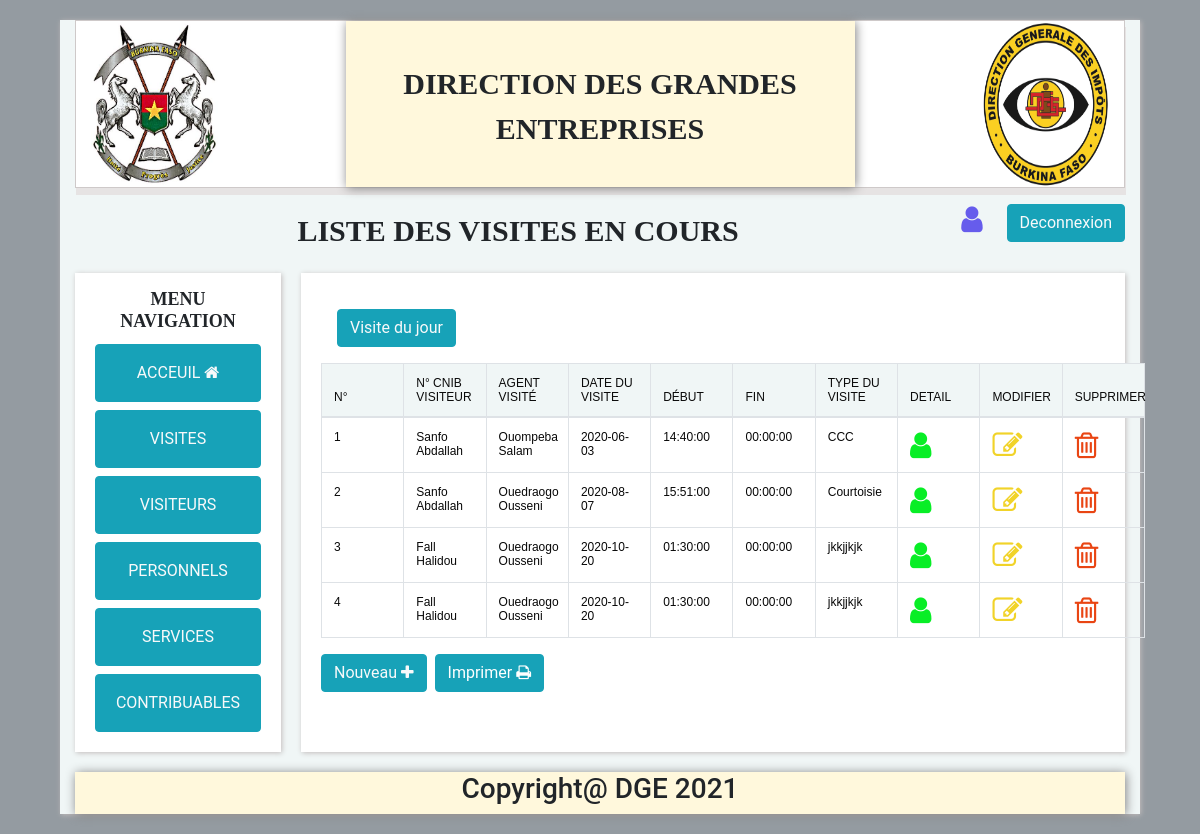
Screenshot of /view/visite/visitCours.php with the database file from the repository.
### tables this page shows
CREATE TABLE `visite` (
  `idVisites` int(11) NOT NULL,
  `Idservice` int(11) NOT NULL,
  `MllePersonnel` varchar(254) DEFAULT NULL,
  `numCnib` varchar(254) DEFAULT NULL,
  `DateVisite` date DEFAULT NULL,
  `DebutVisites` time DEFAULT NULL,
  `FinVisites` time DEFAULT '00:00:00',
  `TypeVisites` varchar(254) DEFAULT NULL,
  `ObsVisites` varchar(254) DEFAULT NULL
);

CREATE TABLE `visiteurs` (
  `numCnib` varchar(254) NOT NULL,
  `numIfu` varchar(254) DEFAULT NULL,
  `NomVisiteurs` varchar(254) DEFAULT NULL,
  `PrenomVisiteurs` varchar(254) DEFAULT NULL,
  `TelVisiteurs` int(11) DEFAULT NULL,
  `PhotoVisiteur` varchar(254) DEFAULT NULL
);

CREATE TABLE `personnel` (
  `MllePersonnel` varchar(254) NOT NULL,
  `IdService` int(11) NOT NULL,
  `NomPersonnel` varchar(254) DEFAULT NULL,
  `PrenomPersonnel` varchar(254) DEFAULT NULL,
  `Emploie` varchar(254) DEFAULT NULL,
  `Categorie` varchar(254) DEFAULT NULL
);

### class/VisiteManager.class.php (called while the page is built, shortened)
<?php
class VisiteManager
{
  private $_db;
   public function __construct($db)
   {
       $this->_db=$db;
   }
   public function VisitCours()
   {
     $visite=[];
     $sql=$this->_db->query("SELECT * FROM visite WHERE FinVisites='00:00:00'");
     $rows=$sql->fetchAll();
     foreach ($rows as $row) {
     $visite[]=new Visite($row);
     }
     return $visite;
   }
}

### class/VisiteurManager.class.php (called while the page is built, shortened)
<?php
class VisiteurManager
{
  private $_db;
   public function __construct($db)
   {
       $this->_db=$db;
   }
   public function get($numCnib)
   {
     $sql=$this->_db->prepare("SELECT * FROM visiteurs WHERE numCnib=?");
     $sql->execute(array($numCnib));
     $row=$sql->fetch();
     $visi=new Visiteur($row);
     return $visi;
   }
}

### class/Visiteur.class.php (called while the page is built, shortened)
<?php
class Visiteur
{
  public function __get($propriete)
  {
       if(property_exists($this,$propriete)){
       return $this->$propriete;
    }
  }
}

### class/PersonnelManager.class.php (called while the page is built, shortened)
<?php
class PersonnelManager
{
  private $_db;
   public function __construct($db)
   {
       $this->_db=$db;
   }
   public function get($MllePersonnel)
   {
     $sql=$this->_db->prepare("SELECT * FROM personnel WHERE MllePersonnel=?");
     $sql->execute(array($MllePersonnel));
     $row=$sql->fetch();
     $pers=new Personnel($row);
     return $pers;
   }
}

### class/Personnel.class.php (called while the page is built, shortened)
<?php
class Personnel
{
  public function __get($propriete)
  {
       if(property_exists($this,$propriete)){
       return $this->$propriete;
    }
  }
}

### class/Visite.class.php (called while the page is built, shortened)
<?php
class Visite
{
  public function __get($propriete)
  {
       if(property_exists($this,$propriete)){
       return $this->$propriete;
    }
  }
}

### class/Compte.class.php (called while the page is built, shortened)
<?php
class Compte
{
   public static function adm($toverif){
    $action="";
return $action;
}
    public static function cons($toverif){
        $action="";
    return $action;
    }
}

### view/visite/visitCours.php (the view, shortened to what this page needs)
<?php
$user = $_SESSION["user"];
$bd = bd();
function refractor($id)
{
  $db = bd();
  $direct = new VisiteurManager($db);
  $get = $direct->get($id);
  return $get->NomVisiteurs . " " . $get->PrenomVisiteurs;
}
function refractoragent($id)
{
  $db = bd();
  $direct = new PersonnelManager($db);
  $get = $direct->get($id);
  return $get->NomPersonnel . " " . $get->PrenomPersonnel;
}
$visitManag = new VisiteManager($bd);
$list = $visitManag->VisitCours();
?>
<?php
include('../../include/head.php');
?>
<!DOCTYPE html>
<html lang="fr">
<body>
  <div class="container" id="container">
    <?php
    include('../../include/header.php');
    ?>
    <div class="mt-3 pull-right d-flex">
      <i class="fa fa-user mr-3 user"> <span class="ml-2"> <?= $user["statut"]; ?> </span> </i>
      <button class="btn btn-info"> <a class="text-light" href="../../index.php"> Deconnexion </a> </button>
    </div>
    <div class="bienvenu">LISTE DES VISITES EN COURS</div>
    <div class="global-content">
      <div class="contenu">
        <?php
        include('../../include/aside.php');
        ?>
      </div>
      <div class="cache">
        <div class="c-table">
          <button type="button" class="btn btn-info m-3"> <a class="text-light" href="visitJour.php"> Visite du jour </a> </button>
          <table class="table table-bordered">
            <thead>
              <tr id="ligne">
                <th scope="col">N°</th>
                <th scope="col">N° Cnib Visiteur</th>
                <th scope="col">Agent Visité</th>
                <th scope="col">Date du visite</th>
                <th scope="col">Début</th>
                <th scope="col">Fin</th>
                <th scope="col">Type du visite</th>
                <th scope="col">Detail</th>
                <th scope="col">Modifier</th>
                <th scope="col">Supprimer</th>
              </tr>
            </thead>
            <tbody id="tbody">
              <tr>
                <?php
                foreach ($list as $key => $value) {
                ?>
              <tr>
                <td><?= $key + 1 ?></td>
                <td><?= refractor($value->numCnib) ?></td>
                <td><?= refractoragent($value->MllePersonnel) ?></td>
                <td><?= $value->DateVisite ?></td>
                <td><?= $value->DebutVisites ?></td>
                <td><?= $value->FinVisites ?></td>
                <td><?= $value->TypeVisites ?></td>
                <td class="ignore"><a href="detail.php?idVisites=<?= $value->idVisites ?>" type="button"> <i class="fa fa-user log3"></i> </a></td>
                <td><a <?= Compte::cons($user["statut"]) ?> href="edit.php?idVisites=<?= $value->idVisites ?>" type="button"> <i class="fa fa-edit log"></i> </a></td>
                <td><a <?= Compte::cons($user["statut"]) ?> <?= Compte::adm($user["statut"]) ?> href="list.php?idVisites=<?= $value->idVisites ?>" type="button"> <i class="fa fa-trash-o log2"></i> </a></td>
              </tr>
            <?php
                }
            ?>
            </tr>
            </tbody>
          </table>
          <button <?= Compte::cons($user["statut"]) ?> type="button" class="btn btn-info pull-left mb-3"> <a class="text-light" href="new.php"> Nouveau <i class="fa fa-plus"></i> </a> </button>
          <button id="print" <?= Compte::cons($user["statut"]) ?> type="button" class="ml-2 btn btn-info pull-left mb-3 ignore"> Imprimer <i class="fa fa-print"></i> </button>
        </div>
      </div>
    </div>
    <?php
    include('../../include/footer.php');
    ?>
  </div>
</body>
</html>

### include/head.php (shortened to what this page needs)
<head>
    <link rel="stylesheet" type="text/css" href="../../font/css/bootstrap.min.css">
    <link rel="stylesheet" type="text/css" href="../../font/css/font-awesome/css/font-awesome.min.css">
    <link rel="stylesheet" type="text/css" href="../../font/css/style.css">
    <link rel="stylesheet" type="text/css" href="../../font/css/table.css">
</head>

### include/header.php
<div class="container ignore" id="banniere">
    <div class="div-1">
        <img src="../../font/picture/unnamed.jpg" alt="logo de gauche" class="logo">
    </div>
    <div class="welcom">
        <p>Direction des grandes entreprises</p>
    </div>
    <div class="div-2">
        <img src="../../font/picture/logodgi2.png" alt="logo de droit" class="logo">
    </div>
</div>

### include/aside.php
<aside class="d-flex flex-column p-3 ignore">
    <h3 id="navig">Menu navigation</h3>
    <h3 class="btn btn-info p-3 m-1"> <a class="text-light h-100 w-100" href="../../acceuil.php"> ACCEUIL <i class="fa fa-home"></i></a> </h3>
    <h3 class="btn btn-info p-3 m-1"> <a class="text-light h-100 w-100" href="../visite/list.php"> VISITES</a> </h3>
    <h3 class="btn btn-info p-3 m-1"> <a class="text-light h-100 w-100" href="../visiteur/list.php"> VISITEURS </a></h3>
    <h3 class="btn btn-info p-3 m-1"> <a class="text-light h-100 w-100" href="../personnel/list.php"> PERSONNELS </a></h3>
    <h3 class="btn btn-info p-3 m-1"> <a class="text-light h-100 w-100" href="../service/list.php"> SERVICES </a></h3>
    <h3 class="btn btn-info p-3 m-1"> <a class="text-light h-100 w-100" href="../contribuale/list.php"> CONTRIBUABLES </a></h3>
</aside>

### include/footer.php
<footer class="foot ignore">
    <h3>Copyright@ DGE 2021 </h3>
</footer>

### rows the page displays
visite: numCnib.PrenomVisiteurs "Sanfo Abdallah", MllePersonnel.PrenomPersonnel "Ouompeba Salam", DateVisite "2020-06-03", DebutVisites "14:40:00", FinVisites "00:00:00", TypeVisites "CCC"
visite: numCnib "Sanfo Abdallah", MllePersonnel.PrenomPersonnel "Ouedraogo Ousseni", DateVisite "2020-08-07", DebutVisites "15:51:00", FinVisites "00:00:00", TypeVisites "Courtoisie"
visite: numCnib.PrenomVisiteurs "Fall Halidou", MllePersonnel "Ouedraogo Ousseni", DateVisite "2020-10-20", DebutVisites "01:30:00", FinVisites "00:00:00", TypeVisites "jkkjjkjk"
visite: numCnib "Fall Halidou", MllePersonnel "Ouedraogo Ousseni", DateVisite "2020-10-20", DebutVisites "01:30:00", FinVisites "00:00:00", TypeVisites "jkkjjkjk"
